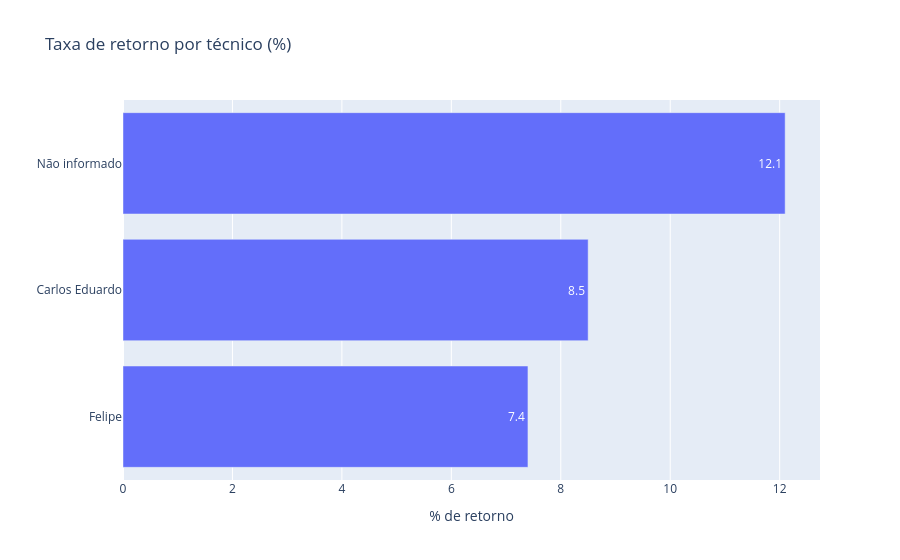

Notebook cell for this chart:
### Code cell
retorno_tecnico = taxa_retorno("tecnico")
fig = px.bar(retorno_tecnico, x="taxa_retorno", y="tecnico", orientation="h",
             title="Taxa de retorno por técnico (%)", text="taxa_retorno")
fig.update_layout(xaxis_title="% de retorno", yaxis_title="")
fig.show()

### Figure 1 — Plotly figure (JSON) as saved in the notebook; plotly's stock layout.template omitted (floating-point values rounded to 4 significant figures)
{"data": [{"hovertemplate": "taxa_retorno=%{text}<br>tecnico=%{y}<extra></extra>", "legendgroup": "", "marker": {"color": "#636efa", "pattern": {"shape": ""}}, "name": "", "orientation": "h", "showlegend": false, "text": [7.4, 8.5, 12.1], "textposition": "auto", "type": "bar", "x": [7.4, 8.5, 12.1], "xaxis": "x", "y": ["Felipe", "Carlos Eduardo", "Não informado"], "yaxis": "y"}], "layout": {"barmode": "relative", "legend": {"tracegroupgap": 0}, "title": {"text": "Taxa de retorno por técnico (%)"}, "xaxis": {"anchor": "y", "domain": [0.0, 1.0], "title": {"text": "% de retorno"}}, "yaxis": {"anchor": "x", "domain": [0.0, 1.0], "title": {"text": ""}}}}
